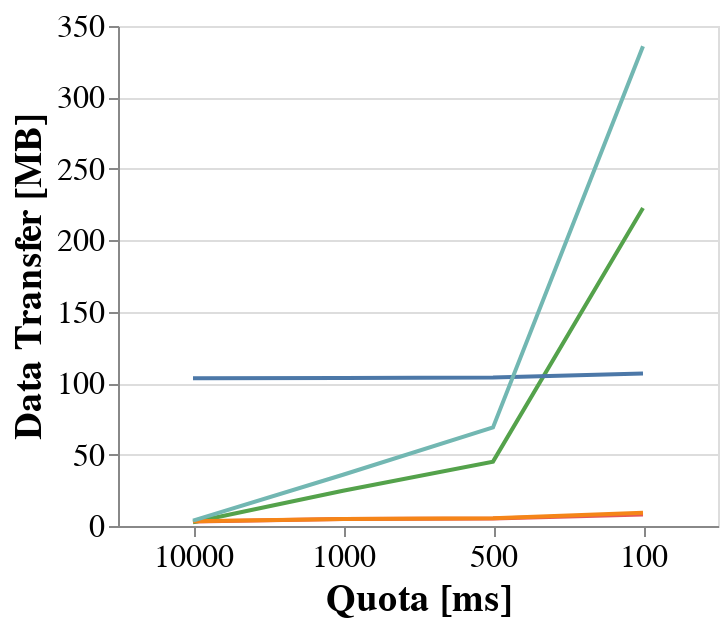

Notebook code cell kept with this figure:
### Code cell
base = alt.Chart(df).properties(height=250, width=300)

base.mark_line().encode(
    x=alt.X(
        "quota:N",
        title="Quota [ms]",
        sort=["10000", "1000", "500", "100"],
        axis=alt.Axis(labelAngle=0)
    ),
    y=alt.Y(
        "data_transfer:Q",
        title="Data Transfer [MB]",
        scale=alt.Scale(zero=False)
    ),
    color=alt.Color(
        "approach:N",
        legend=None
    )
).configure_axis(
    labelFontSize=16,
    titleFontSize=19
)

### Figure 1 — Vega-Lite specification as saved in the notebook (floating-point values rounded to 4 significant figures)
{"config": {"view": {"continuousWidth": 400, "continuousHeight": 300}, "axis": {"labelFontSize": 16, "titleFontSize": 19}}, "data": {"name": "data-3a2160549462f8f6999827ae47a04cd5"}, "mark": "line", "encoding": {"color": {"field": "approach", "legend": null, "type": "nominal"}, "x": {"axis": {"labelAngle": 0}, "field": "quota", "sort": ["10000", "1000", "500", "100"], "title": "Quota [ms]", "type": "nominal"}, "y": {"field": "data_transfer", "scale": {"zero": false}, "title": "Data Transfer [MB]", "type": "quantitative"}}, "height": 250, "width": 300, "$schema": "https://vega.github.io/schema/vega-lite/v4.17.0.json", "datasets": {"data-3a2160549462f8f6999827ae47a04cd5": [{"xp": "earlypruning", "approach": "sage-partial-topk-earlypruning", "quota": "100", "limit": "LIMIT 0", "run": 2.0, "execution_time": 56.65, "data_transfer": 7.97, "http_calls": 496.0, "solutions": 8361.0, "resuming_time": 5.218, "saving_time": 0.1215}, {"xp": "earlypruning", "approach": "sage-partial-topk-earlypruning", "quota": "1000", "limit": "LIMIT 0", "run": 2.0, "execution_time": 50.72, "data_transfer": 4.842, "http_calls": 66.67, "solutions": 8361.0, "resuming_time": 0.676, "saving_time": 0.01422}, {"xp": "earlypruning", "approach": "sage-partial-topk-earlypruning", "quota": "10000", "limit": "LIMIT 0", "run": 2.0, "execution_time": 47.47, "data_transfer": 3.13, "http_calls": 25.0, "solutions": 8361.0, "resuming_time": 0.1714, "saving_time": 8.663e-06}, {"xp": "earlypruning", "approach": "sage-partial-topk-earlypruning", "quota": "500", "limit": "LIMIT 0", "run": 2.0, "execution_time": 50.84, "data_transfer": 5.231, "http_calls": 110.3, "solutions": 8361.0, "resuming_time": 1.154, "saving_time": 0.02704}, {"xp": "earlypruning", "approach": "sage-topk-earlypruning", "quota": "100", "limit": "LIMIT 0", "run": 2.0, "execution_time": 65.94, "data_transfer": 222.6, "http_calls": 493.7, "solutions": 8361.0, "resuming_time": 9.667, "saving_time": 2.644}, {"xp": "earlypruning", "approach": "sage-topk-earlypruning", "quota": "1000", "limit": "LIMIT 0", "run": 2.0, "execution_time": 49.22, "data_transfer": 24.64, "http_calls": 65.0, "solutions": 8361.0, "resuming_time": 1.073, "saving_time": 0.2423}, {"xp": "earlypruning", "approach": "sage-topk-earlypruning", "quota": "10000", "limit": "LIMIT 0", "run": 2.0, "execution_time": 47.35, "data_transfer": 2.619, "http_calls": 25.0, "solutions": 8361.0, "resuming_time": 0.1815, "saving_time": 7.47e-06}, {"xp": "earlypruning", "approach": "sage-topk-earlypruning", "quota": "500", "limit": "LIMIT 0", "run": 2.0, "execution_time": 51.4, "data_transfer": 45.06, "http_calls": 110.0, "solutions": 8361.0, "resuming_time": 1.995, "saving_time": 0.5007}, {"xp": "stateless", "approach": "sage", "quota": "100", "limit": "LIMIT 0", "run": 2.0, "execution_time": 89.19, "data_transfer": 106.8, "http_calls": 773.0, "solutions": 8361.0, "resuming_time": 5.296, "saving_time": 0.16}, {"xp": "stateless", "approach": "sage", "quota": "1000", "limit": "LIMIT 0", "run": 2.0, "execution_time": 80.48, "data_transfer": 103.6, "http_calls": 116.3, "solutions": 8361.0, "resuming_time": 0.9405, "saving_time": 0.02223}, {"xp": "stateless", "approach": "sage", "quota": "10000", "limit": "LIMIT 0", "run": 2.0, "execution_time": 79.06, "data_transfer": 103.4, "http_calls": 63.0, "solutions": 8361.0, "resuming_time": 0.6423, "saving_time": 0.007408}, {"xp": "stateless", "approach": "sage", "quota": "500", "limit": "LIMIT 0", "run": 2.0, "execution_time": 81.13, "data_transfer": 104.0, "http_calls": 180.0, "solutions": 8361.0, "resuming_time": 1.263, "saving_time": 0.03774}, {"xp": "stateless", "approach": "sage-partial-topk", "quota": "100", "limit": "LIMIT 0", "run": 2.0, "execution_time": 86.37, "data_transfer": 9.214, "http_calls": 765.0, "solutions": 8361.0, "resuming_time": 6.763, "saving_time": 0.171}, {"xp": "stateless", "approach": "sage-partial-topk", "quota": "1000", "limit": "LIMIT 0", "run": 2.0, "execution_time": 76.38, "data_transfer": 4.967, "http_calls": 91.33, "solutions": 8361.0, "resuming_time": 0.8102, "saving_time": 0.02021}, {"xp": "stateless", "approach": "sage-partial-topk", "quota": "10000", "limit": "LIMIT 0", "run": 2.0, "execution_time": 75.77, "data_transfer": 3.406, "http_calls": 27.0, "solutions": 8361.0, "resuming_time": 0.1889, "saving_time": 0.0006981}, {"xp": "stateless", "approach": "sage-partial-topk", "quota": "500", "limit": "LIMIT 0", "run": 2.0, "execution_time": 78.1, "data_transfer": 5.456, "http_calls": 165.7, "solutions": 8361.0, "resuming_time": 1.447, "saving_time": 0.03967}, {"xp": "stateless", "approach": "sage-topk", "quota": "100", "limit": "LIMIT 0", "run": 2.0, "execution_time": 101.7, "data_transfer": 335.8, "http_calls": 774.0, "solutions": 8361.0, "resuming_time": 13.05, "saving_time": 4.087}, {"xp": "stateless", "approach": "sage-topk", "quota": "1000", "limit": "LIMIT 0", "run": 2.0, "execution_time": 78.2, "data_transfer": 35.88, "http_calls": 91.67, "solutions": 8361.0, "resuming_time": 1.409, "saving_time": 0.3753}, {"xp": "stateless", "approach": "sage-topk", "quota": "10000", "limit": "LIMIT 0", "run": 2.0, "execution_time": 75.69, "data_transfer": 3.808, "http_calls": 27.0, "solutions": 8361.0, "resuming_time": 0.208, "saving_time": 0.01282}, {"xp": "stateless", "approach": "sage-topk", "quota": "500", "limit": "LIMIT 0", "run": 2.0, "execution_time": 80.87, "data_transfer": 69.04, "http_calls": 166.7, "solutions": 8361.0, "resuming_time": 2.633, "saving_time": 0.8456}]}}
